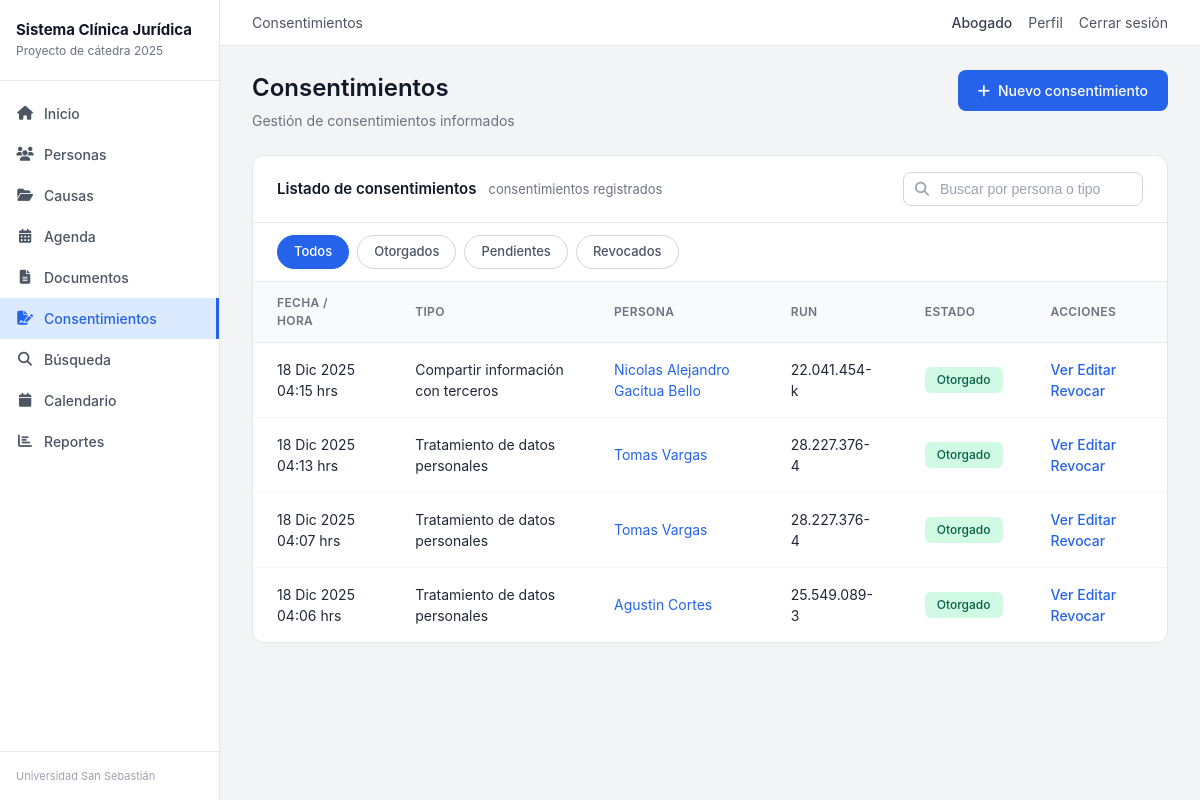
Screenshot of /consentimientos/ (signed in) with the database file from the repository.
### apps/gestion/models.py (models this page shows, shortened)
class Consentimiento(models.Model):
    TIPO_CHOICES = [
        ('DATOS_PERSONALES', 'Tratamiento de datos personales'),
        ('NOTIFICACIONES', 'Recibir notificaciones'),
        ('COMPARTIR_INFO', 'Compartir información con terceros'),
        ('USO_ACADEMICO', 'Uso del caso con fines académicos'),
        ('GRABACION', 'Grabación de entrevistas'),
        ('OTRO', 'Otro'),
    ]
    persona = models.ForeignKey(
        Persona,
        on_delete=models.CASCADE,
        related_name='consentimientos',
        verbose_name='Persona'
    )
    tipo = models.CharField(
        max_length=20,
        choices=TIPO_CHOICES,
        verbose_name='Tipo de consentimiento'
    )
    otorgado = models.BooleanField(
        default=False,
        verbose_name='¿Consentimiento otorgado?'
    )
    fecha_otorgamiento = models.DateField(
        blank=True,
        null=True,
        verbose_name='Fecha de otorgamiento'
    )
    fecha_revocacion = models.DateField(
        blank=True,
        null=True,
        verbose_name='Fecha de revocación'
    )
    documento_respaldo = models.FileField(
        upload_to='consentimientos/',
        blank=True,
        null=True,
        verbose_name='Documento de respaldo',
        help_text='Consentimiento firmado escaneado'
    )
    observaciones = models.TextField(
        blank=True,
        null=True,
        verbose_name='Observaciones'
    )
    registrado_por = models.ForeignKey(
        User,
        on_delete=models.SET_NULL,
        null=True,
        blank=True,
        verbose_name='Registrado por'
    )
    fecha_registro = models.DateTimeField(
        auto_now_add=True,
        verbose_name='Fecha de registro'
    )
    class Meta:
        ordering = ['-fecha_registro']
        verbose_name = 'Consentimiento'
        verbose_name_plural = 'Consentimientos'

class Persona(models.Model):
    TIPO_PERSONA_CHOICES = [
        ('ATENDIDO', 'Persona atendida'),
        ('CONTRAPARTE', 'Contraparte'),
        ('TESTIGO', 'Testigo'),
        ('PERITO', 'Perito'),
        ('TERCERO', 'Tercero interesado'),
        ('OTRO', 'Otro'),
    ]
    GENERO_CHOICES = [
        ('M', 'Masculino'),
        ('F', 'Femenino'),
        ('O', 'Otro'),
        ('NI', 'No informa'),
    ]
    ESTADO_CIVIL_CHOICES = [
        ('SOLTERO', 'Soltero/a'),
        ('CASADO', 'Casado/a'),
        ('DIVORCIADO', 'Divorciado/a'),
        ('VIUDO', 'Viudo/a'),
        ('CONVIVIENTE', 'Conviviente civil'),
        ('SEPARADO', 'Separado/a'),
        ('NI', 'No informa'),
    ]
    REGION_CHOICES = [
        ('RM', 'Región Metropolitana'),
        ('BIOBIO', 'Región del Biobío'),
        ('LOS_RIOS', 'Región de Los Ríos'),
        ('LOS_LAGOS', 'Región de Los Lagos'),
        ('OTRA', 'Otra región'),
    ]
    run = models.CharField(
        'RUN',
        max_length=12,
        unique=True,
        validators=[validar_rut_chileno],
        help_text='Formato: 12.345.678-9'
    )
    nombres = models.CharField(max_length=100, verbose_name='Nombres')
    apellidos = models.CharField(max_length=100, verbose_name='Apellidos')
    tipo_persona = models.CharField(
        max_length=20,
        choices=TIPO_PERSONA_CHOICES,
        default='ATENDIDO',
        verbose_name='Tipo de persona'
    )
    fecha_nacimiento = models.DateField(
        'Fecha de nacimiento',
        null=True,
        blank=True,
        validators=[validar_fecha_nacimiento]
    )
    genero = models.CharField(
        max_length=2,
        choices=GENERO_CHOICES,
        default='NI',
        verbose_name='Género'
    )
    nacionalidad = models.CharField(max_length=50, default='Chilena', verbose_name='Nacionalidad')
    estado_civil = models.CharField(
        max_length=20,
        choices=ESTADO_CIVIL_CHOICES,
        default='NI',
        verbose_name='Estado civil'
    )
    ocupacion = models.CharField(max_length=100, blank=True, null=True, verbose_name='Ocupación')
    email = models.EmailField(blank=True, null=True, verbose_name='Correo electrónico')
    telefono = models.CharField(
        'Teléfono',
        max_length=20,
        blank=True,
        validators=[validar_telefono_chileno],
        help_text='Formato: +56 9 1234 5678'
    )
    direccion = models.CharField(max_length=200, blank=True, null=True, verbose_name='Dirección')
    comuna = models.CharField(max_length=100, blank=True, null=True, verbose_name='Comuna')
    region = models.CharField(
        max_length=20,
        choices=REGION_CHOICES,
        blank=True,
        null=True,
        verbose_name='Región'
    )
    es_vulnerable = models.BooleanField(default=False, verbose_name='¿Es vulnerable?')
    vulnerabilidad = models.TextField(
        blank=True,
        null=True,
        verbose_name='Descripción de vulnerabilidad',
        help_text='Describir situación de vulnerabilidad si aplica'
    )
    requiere_representante = models.BooleanField(
        default=False,
        verbose_name='¿Requiere representante?',
        help_text='Marcar si es menor de edad o tiene incapacidad'
    )
    representante_nombre = models.CharField(
        max_length=200,
        blank=True,
        null=True,
        verbose_name='Nombre del representante'
    )
    representante_run = models.CharField(
        max_length=12,
        blank=True,
        null=True,
        verbose_name='RUN del representante'
    )
    representante_telefono = models.CharField(
        max_length=20,
        blank=True,
        null=True,
        verbose_name='Teléfono del representante'
    )
    observaciones = models.TextField(blank=True, null=True, verbose_name='Observaciones')
    activo = models.BooleanField(default=True, verbose_name='Activo')
    fecha_registro = models.DateTimeField(auto_now_add=True, verbose_name='Fecha de registro')
    class Meta:
        ordering = ['-id']
        verbose_name = 'Persona'
        verbose_name_plural = 'Personas'
        indexes = [
            models.Index(fields=['run'], name='persona_run_idx'),
            models.Index(fields=['nombres', 'apellidos'], name='persona_nombre_idx'),
            models.Index(fields=['email'], name='persona_email_idx'),
            models.Index(fields=['tipo_persona'], name='persona_tipo_idx'),
            models.Index(fields=['activo'], name='persona_activo_idx'),
        ]
    def edad(self):
        if self.fecha_nacimiento:
            from datetime import date
            hoy = date.today()
            return hoy.year - self.fecha_nacimiento.year - (
                (hoy.month, hoy.day) < (self.fecha_nacimiento.month, self.fecha_nacimiento.day)
            )
        return None

### apps/gestion/views.py (the view, shortened to what this page needs)
# urls.py: path('consentimientos/', views.consentimientos_lista, name='consentimientos_lista'),
@login_required
def consentimientos_lista(request):
    consentimientos = Consentimiento.objects.select_related('persona', 'registrado_por').order_by('-fecha_registro')
    persona_id = request.GET.get('persona', '')
    tipo = request.GET.get('tipo', '')
    estado = request.GET.get('estado', '')  # otorgado, revocado, pendiente
    if persona_id:
        consentimientos = consentimientos.filter(persona_id=persona_id)
    if tipo:
        consentimientos = consentimientos.filter(tipo=tipo)
    paginator = Paginator(consentimientos, 20)
    page = request.GET.get('page', 1)
    try:
        consentimientos = paginator.page(page)
    except (PageNotAnInteger, EmptyPage):
        consentimientos = paginator.page(1)
    context = {
        'consentimientos': consentimientos,
        'personas': Persona.objects.all().order_by('apellidos', 'nombres'),
        'tipos': Consentimiento.TIPO_CHOICES,
        'persona_filtro': persona_id,
        'tipo_filtro': tipo,
        'estado_filtro': estado,
    }
    return render(request, 'gestion/consentimientos_lista.html', context)

### templates/gestion/consentimientos_lista.html (shortened to what this page needs)
{% extends 'base.html' %}
{% block section_title %}Consentimientos{% endblock %}
{% block content %}
<div class="page-header-flex">
    <div class="page-header-content">
        <h1 class="page-title">Consentimientos</h1>
        <p class="page-subtitle">Gestión de consentimientos informados</p>
    </div>
    <a href="{% url 'gestion:consentimiento_crear' %}" class="btn-primary">
        <i class="fas fa-plus"></i> Nuevo consentimiento
    </a>
</div>
<div class="list-card">
    <div class="list-card-header">
        <div class="list-card-title">
            <span class="title-text">Listado de consentimientos</span>
            <span class="title-count">consentimientos registrados</span>
        </div>
        <div class="list-card-search">
            <i class="fas fa-search search-icon"></i>
            <input type="text" placeholder="Buscar por persona o tipo" class="search-input" id="searchInput">
        </div>
    </div>
    <div class="list-card-filters">
        <a href="{% url 'gestion:consentimientos_lista' %}" class="filter-pill {% if not estado_filtro %}active{% endif %}">Todos</a>
        <a href="?estado=otorgado" class="filter-pill {% if estado_filtro == 'otorgado' %}active{% endif %}">Otorgados</a>
        <a href="?estado=pendiente" class="filter-pill {% if estado_filtro == 'pendiente' %}active{% endif %}">Pendientes</a>
        <a href="?estado=revocado" class="filter-pill {% if estado_filtro == 'revocado' %}active{% endif %}">Revocados</a>
    </div>
    <div class="list-card-body">
        {% if consentimientos %}
        <table class="list-table">
            <thead>
                <tr>
                    <th>Fecha / Hora</th>
                    <th>Tipo</th>
                    <th>Persona</th>
                    <th>RUN</th>
                    <th>Estado</th>
                    <th>Acciones</th>
                </tr>
            </thead>
            <tbody id="tableBody">
            {% for c in consentimientos %}
                <tr>
                    <td>
                        <div class="date-display">
                            <span class="date-main">{{ c.fecha_registro|date:"d M Y" }}</span>
                            <span class="date-time">{{ c.fecha_registro|date:"H:i" }} hrs</span>
                        </div>
                    </td>
                    <td>{{ c.get_tipo_display }}</td>
                    <td>
                        <a href="{% url 'gestion:persona_detalle' c.persona.pk %}" class="link-primary">
                            {{ c.persona.nombres }} {{ c.persona.apellidos }}
                        </a>
                    </td>
                    <td>{{ c.persona.run }}</td>
                    <td>
                        {% if c.fecha_revocacion %}
                            <span class="status-badge status-red">Revocado</span>
                        {% elif c.otorgado %}
                            <span class="status-badge status-green">Otorgado</span>
                        {% else %}
                            <span class="status-badge status-yellow">Pendiente</span>
                        {% endif %}
                    </td>
                    <td class="actions-cell">
                        <a href="{% url 'gestion:consentimiento_detalle' c.pk %}" class="action-link">Ver</a>
                        <a href="{% url 'gestion:consentimiento_editar' c.pk %}" class="action-link">Editar</a>
                        {% if c.otorgado and not c.fecha_revocacion %}
                        <a href="{% url 'gestion:consentimiento_revocar' c.pk %}" class="action-link action-danger">Revocar</a>
                        {% endif %}
                    </td>
                </tr>
            {% endfor %}
            </tbody>
        </table>
        {% endif %}
    </div>
</div>
{% endblock %}

### templates/base.html (shortened to what this page needs)
{% load static %}
<!DOCTYPE html>
<html lang="es">
<head>
    <link rel="stylesheet" href="{% static 'css/styles.css' %}">
    <link rel="stylesheet" href="https://cdnjs.cloudflare.com/ajax/libs/font-awesome/6.4.0/css/all.min.css">
</head>
<body>
    <div class="app-container">
        <aside class="sidebar">
            <div class="sidebar-header">
                <h1 class="sidebar-title">Sistema Clínica Jurídica</h1>
                <p class="sidebar-subtitle">Proyecto de cátedra 2025</p>
            </div>
            {% if user.is_authenticated %}
            <nav class="sidebar-nav">
                <a href="{% url 'gestion:dashboard' %}" class="nav-item {% if request.resolver_match.url_name == 'dashboard' %}active{% endif %}">
                    <i class="fas fa-home"></i> Inicio
                </a>
                <a href="{% url 'gestion:personas_lista' %}" class="nav-item {% if 'persona' in request.resolver_match.url_name %}active{% endif %}">
                    <i class="fas fa-users"></i> Personas
                </a>
                <a href="{% url 'gestion:causas_lista' %}" class="nav-item {% if 'causa' in request.resolver_match.url_name %}active{% endif %}">
                    <i class="fas fa-folder-open"></i> Causas
                </a>
                <a href="{% url 'gestion:audiencias_lista' %}" class="nav-item {% if 'audiencia' in request.resolver_match.url_name %}active{% endif %}">
                    <i class="fas fa-calendar-alt"></i> Agenda
                </a>
                <a href="{% url 'gestion:documentos_lista' %}" class="nav-item {% if 'documento' in request.resolver_match.url_name %}active{% endif %}">
                    <i class="fas fa-file-alt"></i> Documentos
                </a>
                <a href="{% url 'gestion:consentimientos_lista' %}" class="nav-item {% if 'consentimiento' in request.resolver_match.url_name %}active{% endif %}">
                    <i class="fas fa-file-signature"></i> Consentimientos
                </a>
                <a href="{% url 'gestion:buscar' %}" class="nav-item {% if request.resolver_match.url_name == 'buscar' %}active{% endif %}">
                    <i class="fas fa-search"></i> Búsqueda
                </a>
                <a href="{% url 'gestion:calendario' %}" class="nav-item {% if request.resolver_match.url_name == 'calendario' %}active{% endif %}">
                    <i class="fas fa-calendar"></i> Calendario
                </a>
                {% if user.perfil.rol == 'ADMIN' or user.perfil.rol == 'DIRECTOR' or user.perfil.rol == 'SUPERVISOR' %}
                <a href="{% url 'gestion:reportes' %}" class="nav-item {% if 'reporte' in request.resolver_match.url_name %}active{% endif %}">
                    <i class="fas fa-chart-bar"></i> Reportes
                </a>
                {% endif %}
            </nav>
            <div class="sidebar-footer">
                Universidad San Sebastián
            </div>
            {% endif %}
        </aside>
        <div class="main-wrapper">
            <header class="topbar">
                <div class="topbar-left">
                    <span class="topbar-section">{% block section_title %}{% endblock %}</span>
                </div>
                <div class="topbar-right">
                    {% if user.is_authenticated %}
                        <span class="user-name">{{ user.username }}</span>
                        <a href="{% url 'gestion:perfil' %}" class="topbar-link">Perfil</a>
                        <form method="post" action="{% url 'logout' %}" class="logout-form">
                            <button type="submit" class="topbar-link logout-btn">Cerrar sesión</button>
                        </form>
                    {% else %}
                        <a href="{% url 'login' %}" class="topbar-link">Iniciar sesión</a>
                    {% endif %}
                </div>
            </header>
            <main class="content">
                {% block content %}{% endblock %}
            </main>
        </div>
    </div>
</body>
</html>

### rows the page displays
Consentimiento: fecha_registro "18 Dic 2025", fecha_registro "04:15", tipo "Compartir información con terceros", persona.nombres "Nicolas Alejandro", persona.apellidos "Gacitua Bello", persona.run "22.041.454-k", otorgado "Otorgado"
Consentimiento: fecha_registro "18 Dic 2025", fecha_registro "04:13", tipo "Tratamiento de datos personales", persona.nombres "Tomas", persona.apellidos "Vargas", persona.run "28.227.376-4", otorgado "Otorgado"
Consentimiento: fecha_registro "18 Dic 2025", fecha_registro "04:07", tipo "Tratamiento de datos personales", persona.nombres "Tomas", persona.apellidos "Vargas", persona.run "28.227.376-4", otorgado "Otorgado"
Consentimiento: fecha_registro "18 Dic 2025", fecha_registro "04:06", tipo "Tratamiento de datos personales", persona.nombres "Agustin", persona.apellidos "Cortes", persona.run "25.549.089-3", otorgado "Otorgado"

### other values shown
{{ user.username }} "Abogado"
